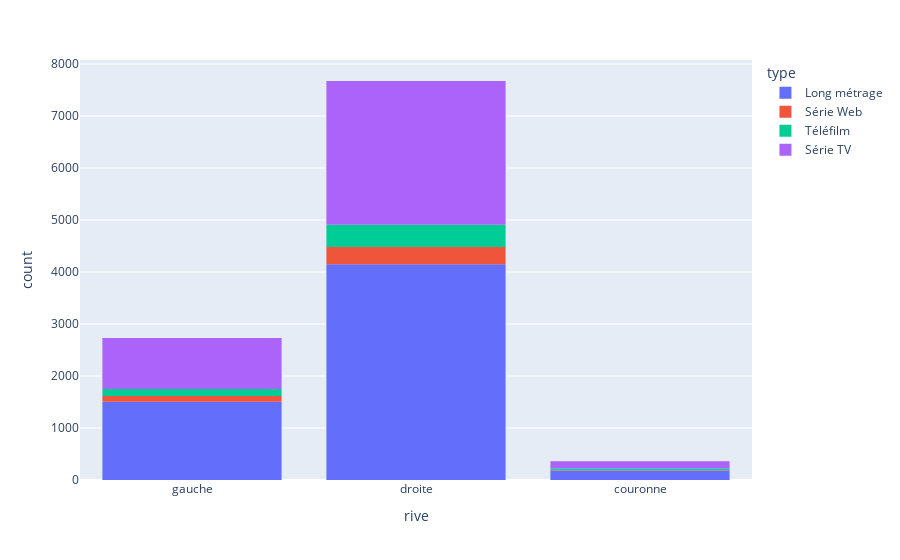

The notebook cell saved with this chart:
### Code cell
rive_droite = [75001, 75002, 75003, 75004, 75008, 75009, 75010, 75011, 75012, 75016, 75017, 75018, 75019, 75020]
rive_gauche = [75005, 75006, 75007, 75013, 75014, 75015]

df_tournage["rive"] = df_tournage["postal"].apply(lambda x : "droite" if x in rive_droite else "gauche" if x in rive_gauche else "couronne" )

# df_tournage["rive"].unique()
# df_tournage["rive"].value_counts()

fig = px.histogram(df_tournage, x="rive", color="type")
fig.show()

### Figure 1 — Plotly figure (JSON) as saved in the notebook; plotly's stock layout.template omitted (floating-point values rounded to 4 significant figures; data arrays with more than 128 entries replaced by an {"elided": "..."} marker saying what was removed)
{"data": [{"alignmentgroup": "True", "bingroup": "x", "hovertemplate": "type=Long métrage<br>rive=%{x}<br>count=%{y}<extra></extra>", "legendgroup": "Long métrage", "marker": {"color": "#636efa", "pattern": {"shape": ""}}, "name": "Long métrage", "offsetgroup": "Long métrage", "orientation": "v", "showlegend": true, "type": "histogram", "x": {"elided": "5832 str values"}, "xaxis": "x", "yaxis": "y"}, {"alignmentgroup": "True", "bingroup": "x", "hovertemplate": "type=Série Web<br>rive=%{x}<br>count=%{y}<extra></extra>", "legendgroup": "Série Web", "marker": {"color": "#EF553B", "pattern": {"shape": ""}}, "name": "Série Web", "offsetgroup": "Série Web", "orientation": "v", "showlegend": true, "type": "histogram", "x": {"elided": "453 str values"}, "xaxis": "x", "yaxis": "y"}, {"alignmentgroup": "True", "bingroup": "x", "hovertemplate": "type=Téléfilm<br>rive=%{x}<br>count=%{y}<extra></extra>", "legendgroup": "Téléfilm", "marker": {"color": "#00cc96", "pattern": {"shape": ""}}, "name": "Téléfilm", "offsetgroup": "Téléfilm", "orientation": "v", "showlegend": true, "type": "histogram", "x": {"elided": "594 str values"}, "xaxis": "x", "yaxis": "y"}, {"alignmentgroup": "True", "bingroup": "x", "hovertemplate": "type=Série TV<br>rive=%{x}<br>count=%{y}<extra></extra>", "legendgroup": "Série TV", "marker": {"color": "#ab63fa", "pattern": {"shape": ""}}, "name": "Série TV", "offsetgroup": "Série TV", "orientation": "v", "showlegend": true, "type": "histogram", "x": {"elided": "3886 str values"}, "xaxis": "x", "yaxis": "y"}], "layout": {"barmode": "relative", "legend": {"title": {"text": "type"}, "tracegroupgap": 0}, "margin": {"t": 60}, "xaxis": {"anchor": "y", "domain": [0, 1], "title": {"text": "rive"}}, "yaxis": {"anchor": "x", "domain": [0, 1], "title": {"text": "count"}}}}
